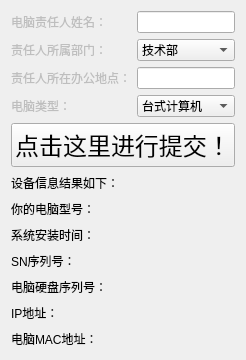
<?xml version="1.0" encoding="UTF-8"?>
<ui version="4.0">
 <class>Form</class>
 <widget class="QWidget" name="Form">
  <property name="windowModality">
   <enum>Qt::WindowModal</enum>
  </property>
  <property name="geometry">
   <rect>
    <x>0</x>
    <y>0</y>
    <width>242</width>
    <height>336</height>
   </rect>
  </property>
  <property name="minimumSize">
   <size>
    <width>0</width>
    <height>0</height>
   </size>
  </property>
  <property name="maximumSize">
   <size>
    <width>242</width>
    <height>336</height>
   </size>
  </property>
  <property name="mouseTracking">
   <bool>false</bool>
  </property>
  <property name="windowTitle">
   <string>计算机信息采集</string>
  </property>
  <layout class="QFormLayout" name="formLayout">
   <item row="0" column="0">
    <widget class="QLabel" name="label_5">
     <property name="enabled">
      <bool>false</bool>
     </property>
     <property name="minimumSize">
      <size>
       <width>120</width>
       <height>20</height>
      </size>
     </property>
     <property name="text">
      <string>电脑责任人姓名：</string>
     </property>
     <property name="textFormat">
      <enum>Qt::AutoText</enum>
     </property>
    </widget>
   </item>
   <item row="0" column="1">
    <widget class="QLineEdit" name="lineEdit"/>
   </item>
   <item row="1" column="0">
    <widget class="QLabel" name="label_6">
     <property name="enabled">
      <bool>false</bool>
     </property>
     <property name="minimumSize">
      <size>
       <width>120</width>
       <height>20</height>
      </size>
     </property>
     <property name="text">
      <string>责任人所属部门：</string>
     </property>
    </widget>
   </item>
   <item row="1" column="1">
    <widget class="QComboBox" name="comboBox">
     <item>
      <property name="text">
       <string>技术部</string>
      </property>
     </item>
     <item>
      <property name="text">
       <string>QA</string>
      </property>
     </item>
    </widget>
   </item>
   <item row="2" column="0">
    <widget class="QLabel" name="label_7">
     <property name="enabled">
      <bool>false</bool>
     </property>
     <property name="minimumSize">
      <size>
       <width>120</width>
       <height>20</height>
      </size>
     </property>
     <property name="text">
      <string>责任人所在办公地点：</string>
     </property>
    </widget>
   </item>
   <item row="2" column="1">
    <widget class="QLineEdit" name="lineEdit_2"/>
   </item>
   <item row="3" column="0">
    <widget class="QLabel" name="label_11">
     <property name="enabled">
      <bool>false</bool>
     </property>
     <property name="minimumSize">
      <size>
       <width>120</width>
       <height>20</height>
      </size>
     </property>
     <property name="text">
      <string>电脑类型：</string>
     </property>
    </widget>
   </item>
   <item row="3" column="1">
    <widget class="QComboBox" name="comboBox_2">
     <item>
      <property name="text">
       <string>台式计算机</string>
      </property>
     </item>
     <item>
      <property name="text">
       <string>笔记本电脑</string>
      </property>
     </item>
    </widget>
   </item>
   <item row="4" column="0" colspan="2">
    <widget class="QPushButton" name="pushButton">
     <property name="font">
      <font>
       <family>幼圆</family>
       <pointsize>18</pointsize>
      </font>
     </property>
     <property name="text">
      <string>点击这里进行提交！</string>
     </property>
    </widget>
   </item>
   <item row="5" column="0">
    <widget class="QLabel" name="label_8">
     <property name="enabled">
      <bool>true</bool>
     </property>
     <property name="minimumSize">
      <size>
       <width>120</width>
       <height>20</height>
      </size>
     </property>
     <property name="text">
      <string>设备信息结果如下：</string>
     </property>
     <property name="alignment">
      <set>Qt::AlignLeading|Qt::AlignLeft|Qt::AlignVCenter</set>
     </property>
    </widget>
   </item>
   <item row="6" column="0">
    <widget class="QLabel" name="label">
     <property name="enabled">
      <bool>true</bool>
     </property>
     <property name="minimumSize">
      <size>
       <width>120</width>
       <height>20</height>
      </size>
     </property>
     <property name="text">
      <string>你的电脑型号：</string>
     </property>
     <property name="alignment">
      <set>Qt::AlignLeading|Qt::AlignLeft|Qt::AlignVCenter</set>
     </property>
    </widget>
   </item>
   <item row="7" column="0">
    <widget class="QLabel" name="label_2">
     <property name="enabled">
      <bool>true</bool>
     </property>
     <property name="minimumSize">
      <size>
       <width>120</width>
       <height>20</height>
      </size>
     </property>
     <property name="text">
      <string>系统安装时间：</string>
     </property>
     <property name="alignment">
      <set>Qt::AlignLeading|Qt::AlignLeft|Qt::AlignVCenter</set>
     </property>
    </widget>
   </item>
   <item row="8" column="0">
    <widget class="QLabel" name="label_10">
     <property name="enabled">
      <bool>true</bool>
     </property>
     <property name="minimumSize">
      <size>
       <width>120</width>
       <height>20</height>
      </size>
     </property>
     <property name="text">
      <string>SN序列号：</string>
     </property>
     <property name="alignment">
      <set>Qt::AlignLeading|Qt::AlignLeft|Qt::AlignVCenter</set>
     </property>
    </widget>
   </item>
   <item row="9" column="0">
    <widget class="QLabel" name="label_9">
     <property name="enabled">
      <bool>true</bool>
     </property>
     <property name="minimumSize">
      <size>
       <width>120</width>
       <height>20</height>
      </size>
     </property>
     <property name="text">
      <string>电脑硬盘序列号：</string>
     </property>
     <property name="alignment">
      <set>Qt::AlignLeading|Qt::AlignLeft|Qt::AlignVCenter</set>
     </property>
    </widget>
   </item>
   <item row="10" column="0">
    <widget class="QLabel" name="label_3">
     <property name="enabled">
      <bool>true</bool>
     </property>
     <property name="minimumSize">
      <size>
       <width>120</width>
       <height>20</height>
      </size>
     </property>
     <property name="text">
      <string>IP地址：</string>
     </property>
     <property name="alignment">
      <set>Qt::AlignLeading|Qt::AlignLeft|Qt::AlignVCenter</set>
     </property>
    </widget>
   </item>
   <item row="11" column="0">
    <widget class="QLabel" name="label_4">
     <property name="enabled">
      <bool>true</bool>
     </property>
     <property name="minimumSize">
      <size>
       <width>120</width>
       <height>20</height>
      </size>
     </property>
     <property name="text">
      <string>电脑MAC地址：</string>
     </property>
     <property name="alignment">
      <set>Qt::AlignLeading|Qt::AlignLeft|Qt::AlignVCenter</set>
     </property>
    </widget>
   </item>
  </layout>
 </widget>
 <resources/>
 <connections/>
</ui>
